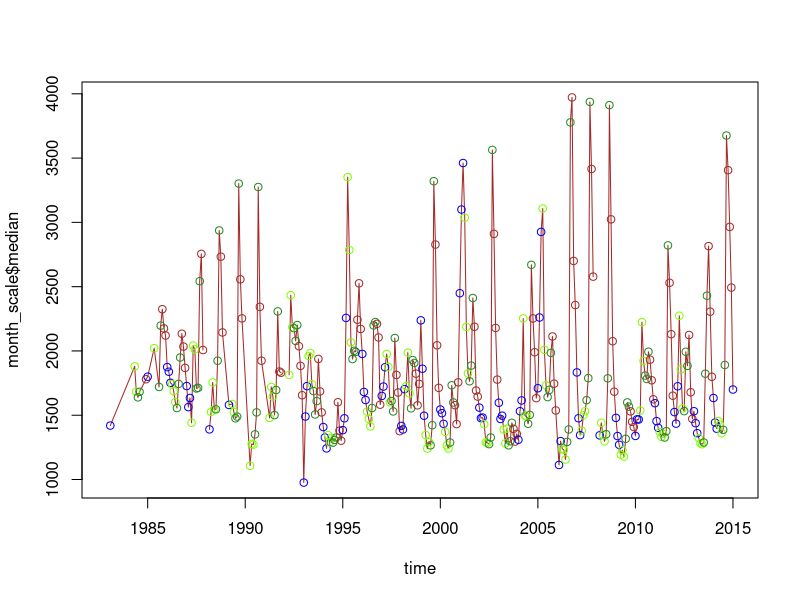
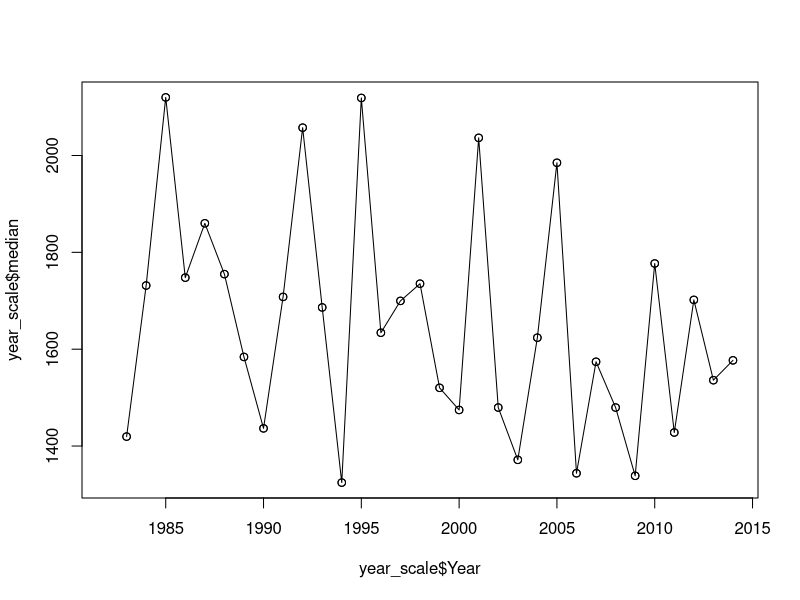

Write R code to recreate these figures, in order.
library(plyr)

### FUNCTION

add_month = function(df){
  
  # takes the Julian Day from the dataframe and creates a column in the
  # dataframe with the month of the NDVI value
  
  full_date <- paste(df$Year, df$JulDay, sep="-")
  date = as.Date(strptime(full_date, format="%Y-%j"), format="%m-%d-%Y")
  as.numeric(format(date, format = "%m")) 
}

add_season = function(month, seasons){
 ifelse(month <= max(seasons$winter_first),1,
        ifelse (month <= max(seasons$spring),2,
                ifelse(month <= max(seasons$summer),3,
                       ifelse (month <= max(seasons$fall),4,
                               1))))
}

add_season_colors = function(dfseason, colors){
 ifelse(dfseason == 1,colors$winter,
        ifelse (dfseason == 2,colors$spring,
                ifelse(dfseason == 3,colors$summer,
                       ifelse (dfseason == 4,colors$fall,
                               1))))
}
### MAIN CODE

data = read.csv(file = "Landsat_NDVI_adj_allsats.csv")

# Add time identifiers
data$month = add_month(data)

seasons = list(winter_first=1:2, spring=3:5, summer=6:8,
               fall=9:11, winter_end=12)
color_list = list(winter="blue", spring="chartreuse", 
                  summer="forestgreen", fall="brown")
data$wateryr = ifelse(data$month <= max(seasons$fall),data$Year,
                      data$Year+1)

# Summarizing Data at different scales

month_scale = ddply(data, c("Year", "month"), summarise,
                    N = sum(!is.na(NDVI)),
                    median = median(NDVI, na.rm=TRUE),
                    sd = sd(NDVI, na.rm=TRUE))
month_scale$season = add_season(as.vector(month_scale$month),seasons)
data_colors = add_season_colors(as.vector(month_scale$season), 
                                       color_list)

time = as.vector(month_scale$Year) + as.vector(month_scale$month)/12
plot(time, month_scale$median, type='o', col=data_colors)


year_scale = ddply(month_scale, ~ Year, summarise,
                    N = sum(!is.na(median)),
                    median = median(median, na.rm=TRUE),
                    sd = sd(median, na.rm=TRUE))
plot(year_scale$Year, year_scale$median)
lines(year_scale$Year, year_scale$median, type = "o", col="black")

write.csv(month_scale, "monthly_NDVI.csv")
# monthly_NDVI: median NDVI from all images from that month. N is the number
# of images used to calculate the median. 